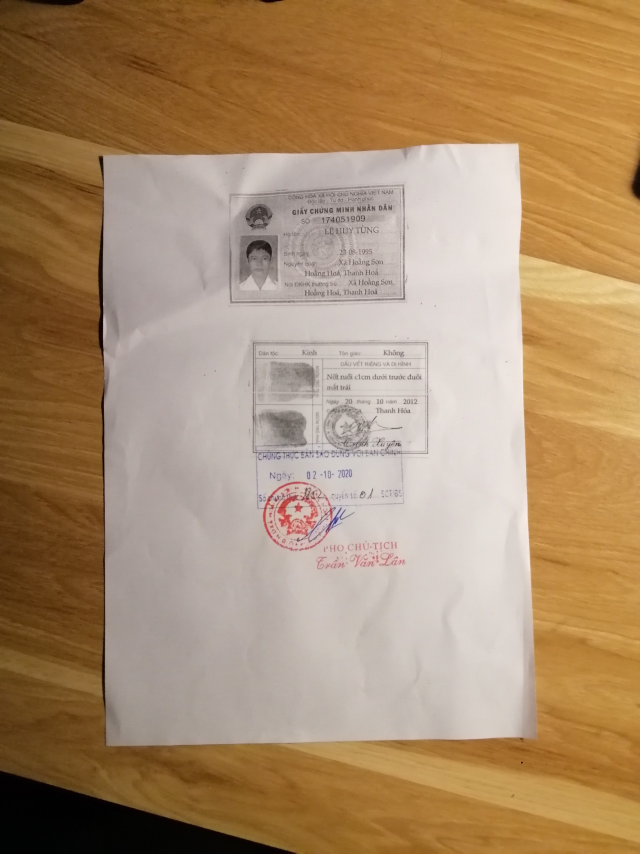
#> input picture document_scanner_project/scan.jpg, 1920 x 2560 px (shown at 1/3 size)
$ python doc_scanner.py
#> lines starting #> are read from the running program, lines starting #| are printed output that depends on the picture; after the words box and inside, x2 and y2 are one past the last pixel; in counts of white or black regions, pixels touching at a corner belong together; long printed decimals are rounded
import cv2
import numpy as np
img = cv2.imread('scan.jpg')
#> img is the input picture: shape (2560, 1920, 3); mean B, G, R 108.2, 140.9, 170

def empty(a):
    pass

def resize_img(img, scale = 0.3):
#> called with scale = 0.3
    height, width = img.shape[:2]
#> height = 2560; width = 1920
    height = int(height * scale)
#> height = 768
    width = int(width * scale)
#> width = 576
    return cv2.resize(img, (width, height))
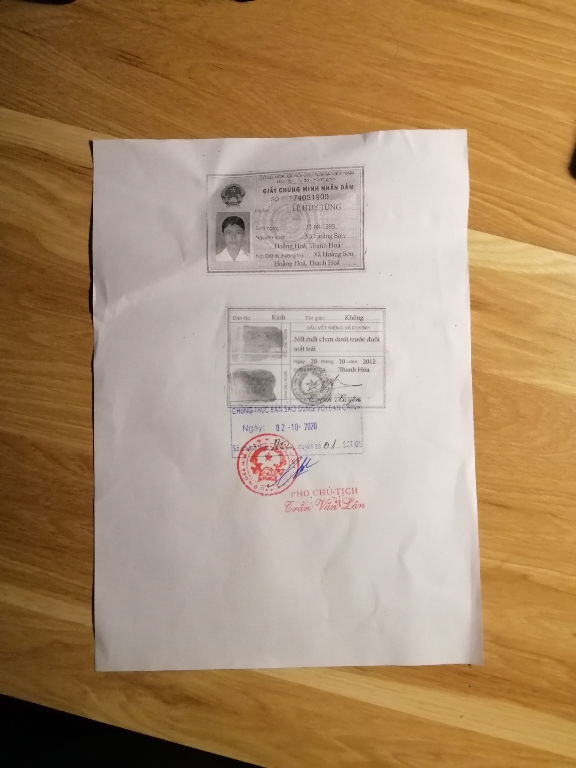
#> returned value: shape (768, 576, 3); mean of channels 0, 1, 2 108.1, 140.9, 169.9; drawn as B, G, R

img = resize_img(img)

img = cv2.GaussianBlur(img,(5,5),0)
#> img: shape (768, 576, 3)

# [17 lines of commented-out code are left out]
canny_img = cv2.Canny(img,100,458)
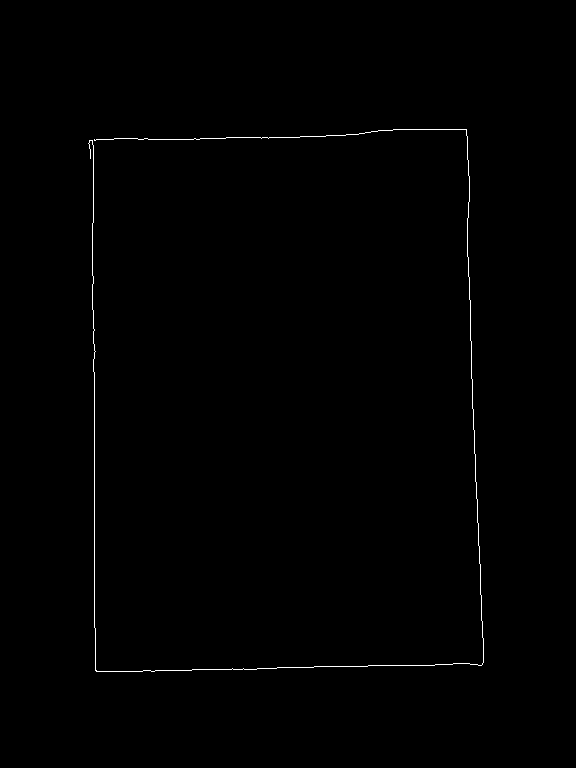
#> canny_img: shape (768, 576); 0.42% white in thin lines or dots, all inside (x1, y1, x2, y2) = (88, 129, 484, 672)

kernel = np.ones((5,5),np.uint8)
dilate_img = cv2.dilate(canny_img,kernel,iterations = 1)
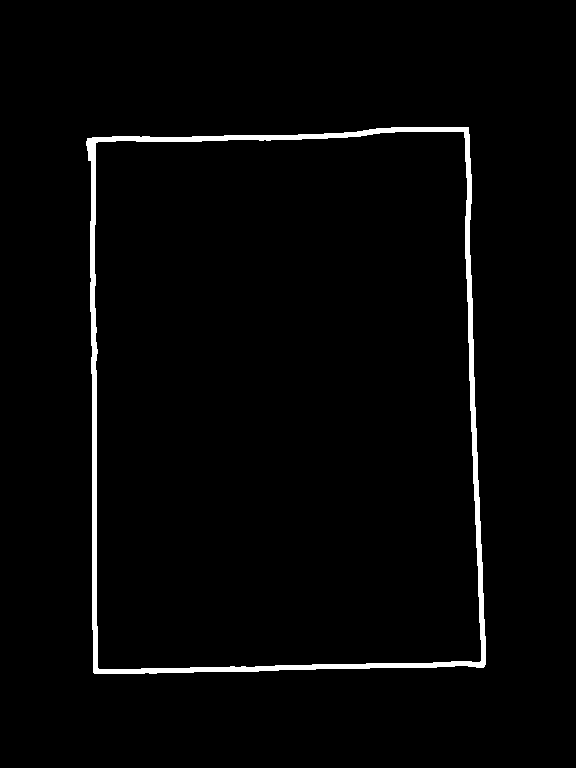
#> dilate_img: shape (768, 576); 2.1% white; 1 white region

# get contours
contours, hierarchies = cv2.findContours(dilate_img, cv2.RETR_TREE, cv2.CHAIN_APPROX_NONE)
#> contours = 2 contours; box (x1, y1, x2, y2) and area: (86, 127, 486, 674) 206098, (94, 131, 482, 670) 198436

# get contour areas
area_contours = [cv2.contourArea(cnt) for cnt in contours]
#> area_contours = [206098.5, 198436.5]

# find the biggest area contour
biggest_area_index = np.argmax(area_contours)
#> biggest_area_index = 0
cnt = contours[biggest_area_index]
#> cnt = contour of 1847 points, box (x1, y1, x2, y2) (86, 127, 486, 674), area 206098

rect = cv2.minAreaRect(cnt)
#> rect = ((284.2, 399.8), (392.8, 541.6), -1.05)
angle = rect[2]
#> angle = -1.05
print(angle)
#| -1.051

cnt = cv2.approxPolyDP(cnt,0.01*cv2.arcLength(cnt,True),True)
#> cnt = [[468, 127], [87, 138], [94, 673], [484, 666]]
print(cnt[0])
#| [[468 127]]

cv2.drawContours(img, [cnt], -1, (0, 255, 0), 2)
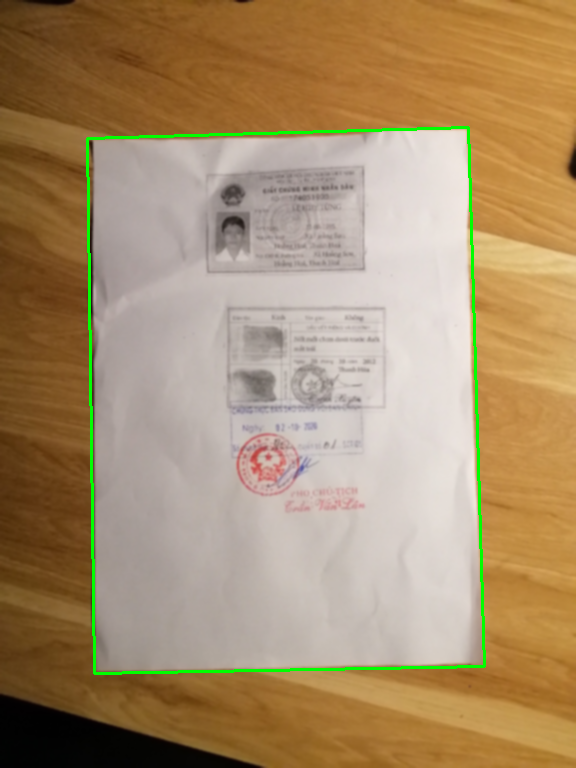
#> img: shape (768, 576, 3); mean B, G, R 107.3, 142.7, 168
for point in cnt:
    # Thickness = -1 _> vẽ hình tròn full
    cv2.circle(img, tuple(point[0]), 5, (0, 0, 255), -1)
#> this loop made 4 passes
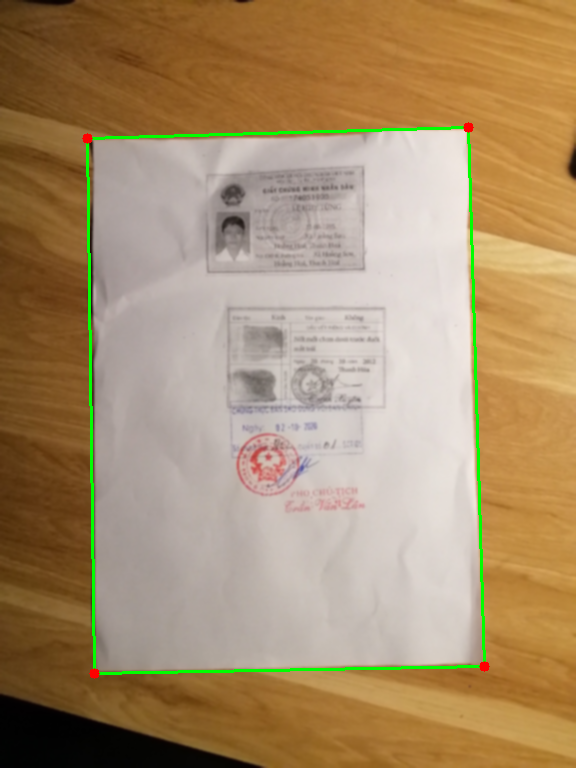
#> img: shape (768, 576, 3); 0.07% of pixels changed, all inside (x1, y1, x2, y2) = (82, 122, 490, 679)

x,y,w,h = cv2.boundingRect(cnt)
#> x = 87; y = 127; w = 398; h = 547
cv2.rectangle(img,(x,y),(x+w,y+h),(0,255,0),2)
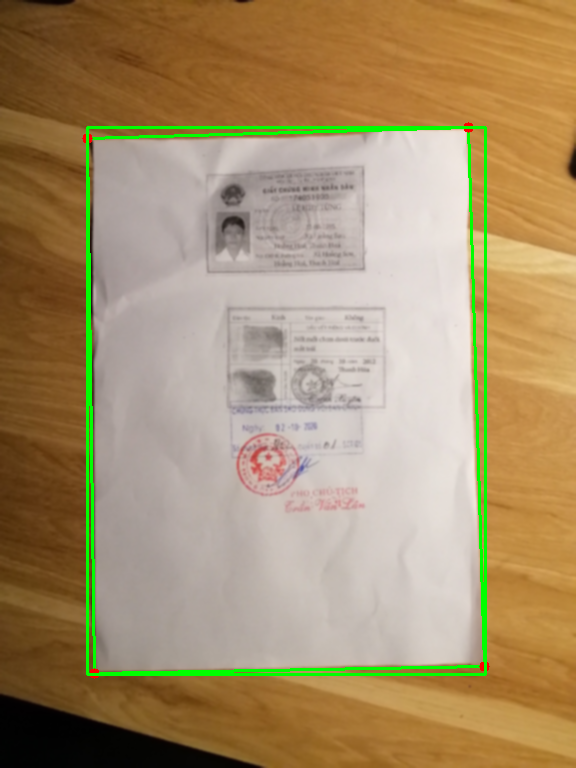
#> img: shape (768, 576, 3); 1.14% of pixels changed, all inside (x1, y1, x2, y2) = (86, 126, 487, 676)

height, width = img.shape[:2]
#> height = 768; width = 576
center = (height//2, width//2)
#> center = (384, 288)
rot = cv2.getRotationMatrix2D(center, angle, 1)
#> rot = [[1, -0.0183, 5.35], [0.0183, 1, -7]]
img = cv2.warpAffine(img, rot, (width, height))
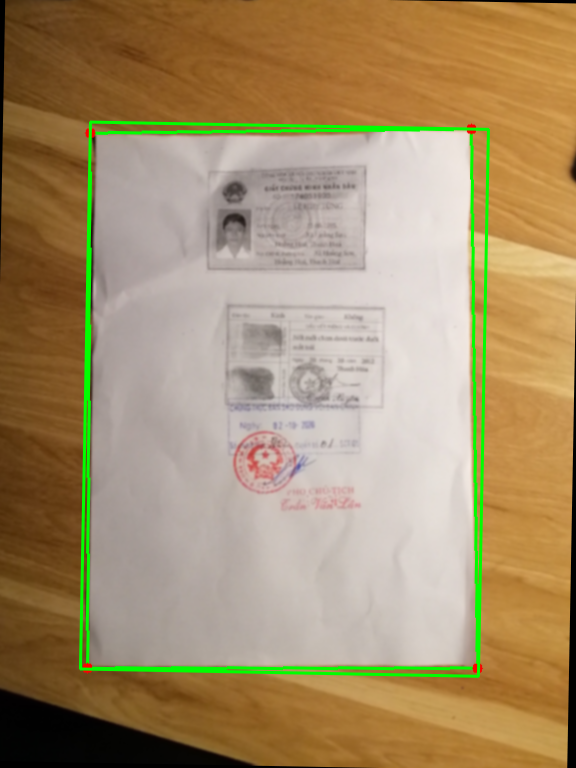
#> img: shape (768, 576, 3); mean B, G, R 106.4, 143.5, 165.2

cv2.imshow('doc', img)
if cv2.waitKey(0) & 0xFF == ord('q'):
#> (key q is pressed here)
    exit()
#> (the program exits here)
